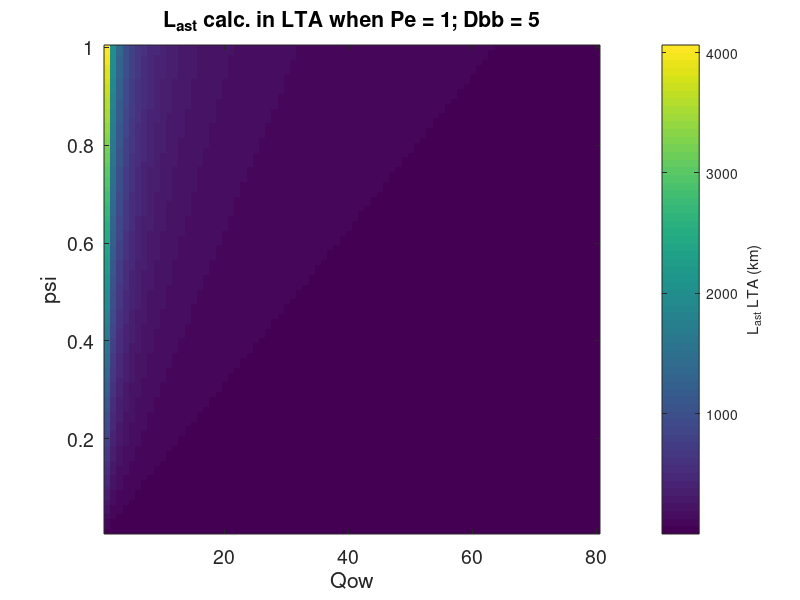
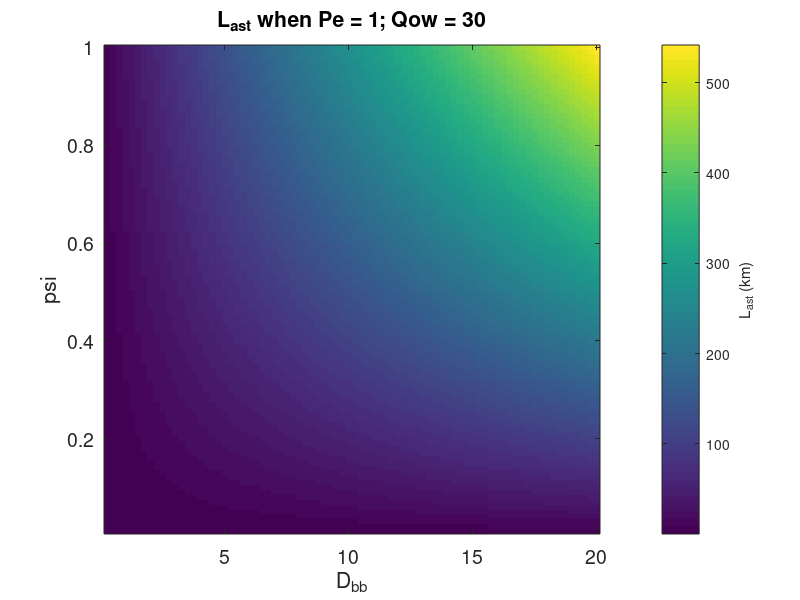
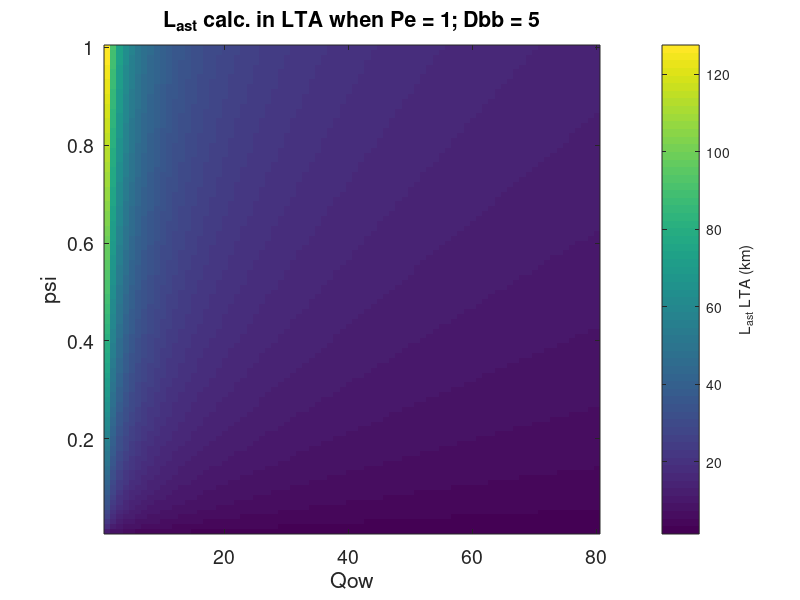

The MATLAB source for these figures, in order:
% constants
g = 9.8;
gamma_min = 0.73; %(ranges from 0.73 to 1.03)
gamma_max = 1.03;
Dsf = 10;
T = 8;
H = 1;
psi_min = 0;
psi_max = 1;
psi = 0.01:0.01:1;
gamma = 0.73:0.01:1.03;
E = T.^(1/5)*H.^(12/5);
Dbb = 0.25:0.25:20;
Qow1 = 30;
Dbb1 = 5;
Qow = 1:80;


% first estimates

K1 = 0.39;
K2 = ((sqrt(g.*gamma)./(2*pi)).^(1/5))*K1;
K2_min = ((sqrt(g*gamma_min)./(2*pi))^(1/5))*K1;
K2_max = ((sqrt(g*gamma_max)./(2*pi))^(1/5))*K1;

for k = 1:length(K2)
    for p = 1:length(psi)
        mu(k,p) = K2(k)./Dsf.*E*psi(p)*365*60*60*24;
    end
end
% figure()
% imagesc(K2,psi,mu')
% h = colorbar;
% ylabel(h, 'mu')
% xlabel('K2')
% ylabel('psi')
% set(gca,'FontSize',14)
% set(gca,'YDir','normal')
% little variation in K2, so taking the average
K2av = mean(K2)./2; % THIS K2 IS WRONG!!!! MISSING A FACTOR OF 2 SO DIVIDE BY 2! SHOULD BE 0.17!

% % Vary Dbb
% for p = 1:length(psi)
%     mu(p) = K2av./Dsf.*E*psi(p)*365*60*60*24;
%     for d = 1:length(Dbb)
%         L_ast(d,p) = mu(p).*Dbb(d)./Qow1./1000;
%     end
% end
% %  L_ast = mu.*Dbb./Qow;
% figure()
% imagesc(Dbb,psi,L_ast')
% h = colorbar;
% ylabel(h, 'L_a_s_t (km)')
% xlabel('D_b_b')
% ylabel('psi')
% set(gca,'FontSize',14)
% set(gca,'YDir','normal')
% title(sprintf('L_a_s_t when Pe = 1; Qow = %d',Qow1))
% 
% % Vary Qow
% for p = 1:length(psi)
%     mu(p) = K2av./Dsf.*E*psi(p)*365*60*60*24;
%     for q = 1:length(Qow)
%         L_ast2(q,p) = mu(p).*Dbb1./Qow(q)./1000;
%     end
% end
% %  L_ast = mu.*Dbb./Qow;
% figure()
% imagesc(Qow,psi,L_ast2')
% h = colorbar;
% ylabel(h, 'L_a_s_t (km)')
% xlabel('Q_o_w')
% ylabel('psi')
% set(gca,'FontSize',14)
% set(gca,'YDir','normal')
% title(sprintf('L_a_s_t when Pe = 1; Dbb = %d',Dbb1))
% 
% figure()
% imagesc(Qow,psi,log(L_ast2'))
% h = colorbar;
% ylabel(h, 'log (L_a_s_t) log(km)')
% xlabel('Q_o_w')
% ylabel('psi')
% set(gca,'FontSize',14)
% set(gca,'YDir','normal')
% title(sprintf('L_a_s_t when Pe = 1; Dbb = %d',Dbb1))

%% in my code
astfac = 0.1:0.01:1;
K2_LTA = 0.34/2;

for p = 1:length(psi)
       mu_LTA(p) = K2_LTA./Dsf.*E*psi(p)*365*60*60*24;
    for q = 1:length(Qow)
       L_astLTA(q,p) = mu_LTA(p).*Dbb1./Qow(q)./1000;
    end
end
figure()
imagesc(Qow,psi,L_astLTA')
h = colorbar;
ylabel(h, 'L_a_s_t LTA (km)')
xlabel('Qow')
ylabel('psi')
set(gca,'FontSize',14)
set(gca,'YDir','normal')
title(sprintf('L_a_s_t calc. in LTA when Pe = 1; Dbb = %d',Dbb1))

% Vary Dbb
for p = 1:length(psi)
    mu(p) = K2_LTA./Dsf.*E*psi(p)*365*60*60*24;
    for d = 1:length(Dbb)
        L_ast(d,p) = mu(p).*Dbb(d)./Qow1./1000;
    end
end
%  L_ast = mu.*Dbb./Qow;
figure()
imagesc(Dbb,psi,L_ast')
h = colorbar;
ylabel(h, 'L_a_s_t (km)')
xlabel('D_b_b')
ylabel('psi')
set(gca,'FontSize',14)
set(gca,'YDir','normal')
title(sprintf('L_a_s_t when Pe = 1; Qow = %d',Qow1))

%% now when L_ow is not the same as L_AST
L_ow = 2000:500:4000; % 2-4 (estimated from barrier islands in AL)
L_ow = 4000;

for p = 1:length(psi)
       mu_LTA(p) = K2_LTA./Dsf.*E*psi(p)*365*60*60*24;
    for q = 1:length(Qow)
       L_astLTA(q,p) = sqrt(mu_LTA(p).*Dbb1.*L_ow./Qow(q))./1000;
    end
end
figure()
imagesc(Qow,psi,L_astLTA')
h = colorbar;
ylabel(h, 'L_a_s_t LTA (km)')
xlabel('Qow')
ylabel('psi')
set(gca,'FontSize',14)
set(gca,'YDir','normal')
title(sprintf('L_a_s_t calc. in LTA when Pe = 1; Dbb = %d',Dbb1))
